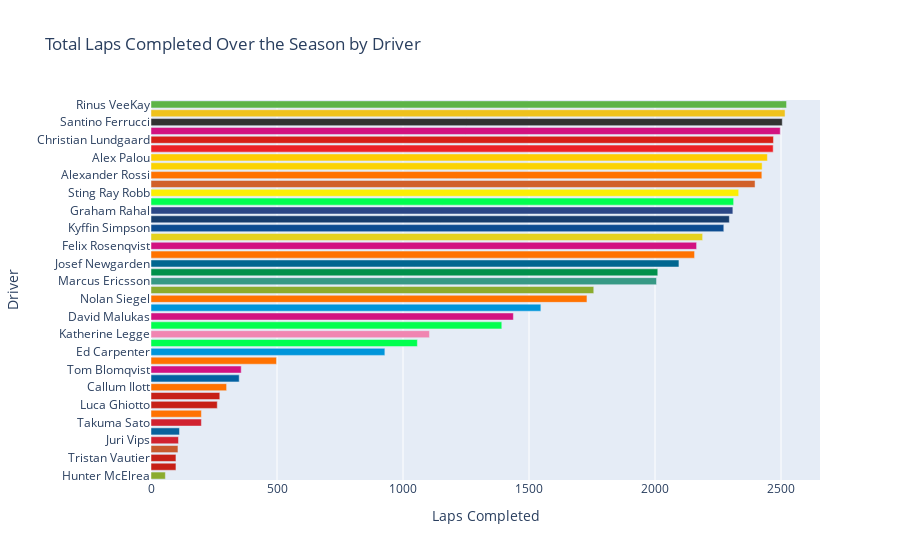

Notebook code cell kept with this figure:
### Code cell
# Calculate total laps completed over the season
total_laps_completed = data.groupby('driver')['laps'].sum().reset_index()
total_laps_completed.columns = ['Driver', 'Total Laps Completed']

# Sort the data by Total Laps Completed in descending order
total_laps_completed = total_laps_completed.sort_values(by='Total Laps Completed', ascending=False)
colors = total_laps_completed['Driver'].map(driver_car_colors)

# Plot the sorted and color-customized bar chart
fig_completed = px.bar(
    total_laps_completed, 
    x='Total Laps Completed', 
    y='Driver', 
    orientation='h',  
    title='Total Laps Completed Over the Season by Driver',
    labels={'Total Laps Completed': 'Laps Completed', 'Driver': 'Driver'}
)
fig_completed.update_traces(marker_color=colors)
fig_completed.update_layout(yaxis={'categoryorder': 'total ascending'})  

# Show the graph
fig_completed.show()

### Figure 1 — Plotly figure (JSON) as saved in the notebook; plotly's stock layout.template omitted (floating-point values rounded to 4 significant figures)
{"data": [{"alignmentgroup": "True", "hovertemplate": "Laps Completed=%{x}<br>Driver=%{y}<extra></extra>", "legendgroup": "", "marker": {"color": ["#5DB446", "#EFC21C", "#313232", "#D21281", "#D62017", "#EC2026", "#FFCC00", "#FBD302", "#FF7200", "#D1602A", "#FCEE04", "#01FF4F", "#2B4787", "#173D6D", "#0C4C91", "#E5D21E", "#D21281", "#FF7200", "#016690", "#00904B", "#379985", "#8BAC2E", "#FF7200", "#0095DA", "#D21281", "#01FF4F", "#F085B1", "#01FF4F", "#0095DA", "#FF7200", "#D21281", "#0361A1", "#FF7200", "#C72017", "#C72017", "#D12230", "#FF7200", "#09629C", "#D12230", "#C75A2E", "#C72017", "#C72017", "#8BAC2E"], "pattern": {"shape": ""}}, "name": "", "offsetgroup": "", "orientation": "h", "showlegend": false, "textposition": "auto", "type": "bar", "x": [2522, 2516, 2505, 2497, 2470, 2469, 2446, 2425, 2424, 2397, 2332, 2312, 2309, 2295, 2273, 2189, 2165, 2157, 2095, 2011, 2006, 1757, 1730, 1547, 1438, 1392, 1105, 1057, 928, 498, 358, 350, 300, 273, 263, 200, 200, 113, 109, 107, 99, 99, 57], "xaxis": "x", "y": ["Rinus VeeKay", "Colton Herta", "Santino Ferrucci", "Kyle Kirkwood", "Christian Lundgaard", "Will Power", "Alex Palou", "Scott McLaughlin", "Alexander Rossi", "Scott Dixon", "Sting Ray Robb", "Romain Grosjean", "Graham Rahal", "Linus Lundqvist", "Kyffin Simpson", "Pietro Fittipaldi", "Felix Rosenqvist", "Pato O'Ward", "Josef Newgarden", "Marcus Armstrong", "Marcus Ericsson", "Jack Harvey", "Nolan Siegel", "Christian Rasmussen", "David Malukas", "Conor Daly", "Katherine Legge", "Agustin Canapino", "Ed Carpenter", "Theo Pourchaire", "Tom Blomqvist", "Helio Castroneves", "Callum Ilott", "Toby Sowery", "Luca Ghiotto", "Takuma Sato", "Kyle Larson", "Marco Andretti", "Juri Vips", "Ryan Hunter-Reay", "Colin Braun", "Tristan Vautier", "Hunter McElrea"], "yaxis": "y"}], "layout": {"barmode": "relative", "legend": {"tracegroupgap": 0}, "title": {"text": "Total Laps Completed Over the Season by Driver"}, "xaxis": {"anchor": "y", "domain": [0, 1], "title": {"text": "Laps Completed"}}, "yaxis": {"anchor": "x", "categoryorder": "total ascending", "domain": [0, 1], "title": {"text": "Driver"}}}}
